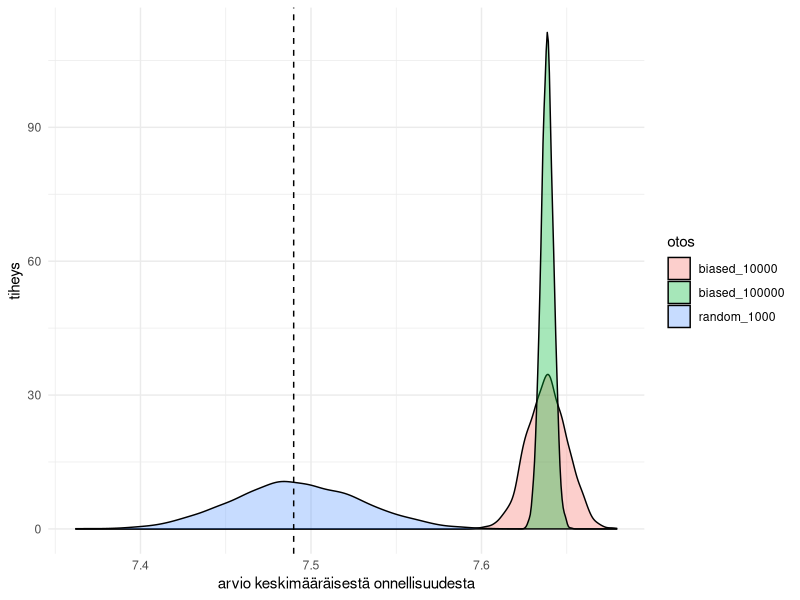

Reproduce this figure in R.
## ---- chunk 1
library(tidyverse)

set.seed(1234)

population <-
  tibble(
    group =
      sample(
        c("young","mid","old"),
        size = 1e6,
        replace = TRUE,
        prob = c(0.3,0.4,0.3)
      )
  ) |>
  mutate(
    happiness =
      case_when(
        group == "young" ~ rnorm(n(),7.8,1.2),
        group == "mid"   ~ rnorm(n(),7.5,1.1),
        group == "old"   ~ rnorm(n(),7.2,1.3)
      )
  ) |>
  mutate(
    happiness =
      pmin(
        pmax(happiness,0),
        10
      )
  )

true_mean <-
  mean(population$happiness)

true_mean
## ---- chunk 2
library(tidyverse)

set.seed(42)

simulate_sample <- function(n, biased = FALSE){

  groups <-
    sample(
      c("young","mid","old"),
      size = n,
      replace = TRUE,
      prob =
        if(biased)
          c(0.6,0.3,0.1)
        else
          c(0.3,0.4,0.3)
    )

  happiness <-
    case_when(
      groups == "young" ~ rnorm(n,7.8,1.2),
      groups == "mid"   ~ rnorm(n,7.5,1.1),
      groups == "old"   ~ rnorm(n,7.2,1.3)
    )

  mean(
    pmin(
      pmax(happiness,0),
      10
    )
  )

}

results <-
  tibble(sim = 1:4000) |>
  mutate(

    random_1000 =
      map_dbl(sim, ~ simulate_sample(1000,FALSE)),

    biased_10000 =
      map_dbl(sim, ~ simulate_sample(10000,TRUE)),

    biased_100000 =
      map_dbl(sim, ~ simulate_sample(100000,TRUE))

  ) |>
  pivot_longer(
    cols = -sim,
    names_to = "sample",
    values_to = "estimate"
  )

true_mean <-
  simulate_sample(
    1000000,
    FALSE
  )

results |>
  ggplot(
    aes(
      estimate,
      fill = sample
    )
  ) +
  geom_density(
    alpha = 0.35
  ) +
  geom_vline(
    xintercept = true_mean,
    linetype = 2
  ) +
  labs(
    x = "arvio keskimääräisestä onnellisuudesta",
    y = "tiheys",
    fill = "otos"
  ) +
  theme_minimal()
